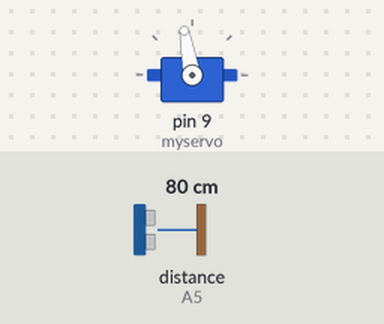
Recording of a sketch running on a simulated Arduino Uno, built with avr-gcc and run on an emulated ATmega328P. Parts: servo. Inputs (shaded band) come from the test bench; at power-on: distance to the obstacle (sensor on A5) 80 cm. The echo pulse lasts 58.3 µs per cm.

Above: at 3.9 s.
4.0 s: distance to the obstacle (sensor on A5) set to 43 cm
6.8 s: distance to the obstacle (sensor on A5) set to 37 cm
At 9.0 s:
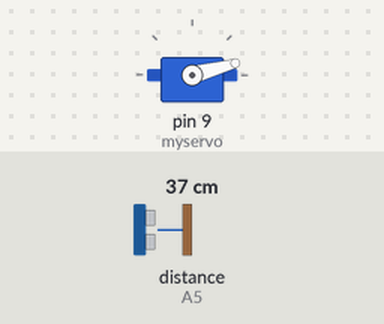
At 9.9 s:
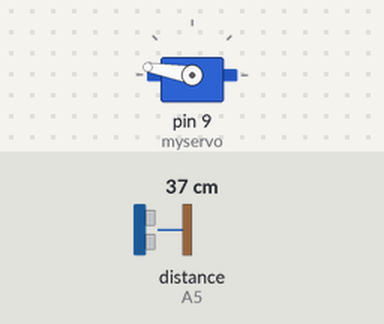
Timing chart, 0 to 15.8 s (numbered marks = the images above; inputs shaded):
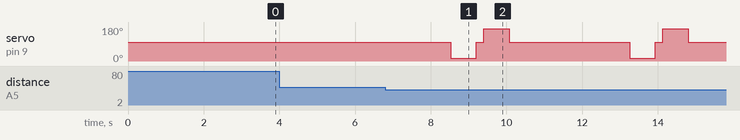

The sketch:

smart_car_version_2.0.ino
```cpp
#include <NewPing.h>
#include <Servo.h>
#define TRIG_PIN A4
#define ECHO_PIN A5
#define MAX_DISTANCE 200
NewPing sonar(TRIG_PIN, ECHO_PIN, MAX_DISTANCE);
Servo myservo;
boolean goesForward=false;
int distance = 100;
int speedSet = 0;
const int motorPin1 = 11;
const int motorPin2 = 10;
//Motor B
const int motorPin3 = 6;
const int motorPin4 = 5;
void setup() {
 myservo.attach(9);
 myservo.write(100);
 delay(2000);
 distance = readPing();
 delay(100);
 distance = readPing();
 delay(100);
 distance = readPing();
 delay(100);
 distance = readPing();
 delay(100);
}
void loop() {
int distanceR = 0;
int distanceL = 0;
delay(40);
if(distance<=40)
{
 moveStop();
 delay(100);
 moveBackward();
 delay(1274);
 moveStop();
 delay(200);
 distanceR = lookRight();
 delay(200);
 distanceL = lookLeft();
 delay(200);
 if(distanceR>=distanceL)
 {
 turnRight();
 delay(1000);
 moveStop();
 }else
 {
 turnLeft();
 delay(1000);
 moveStop();
 }
}else
{
 moveForward();
}
distance = readPing();
}
int lookRight()
{
 myservo.write(15);
 delay(500);
 int distance = readPing();
 delay(100);
 myservo.write(100);
 return distance;
}
int lookLeft()
{
 myservo.write(170);
 delay(500);
 int distance = readPing();
 delay(100);
 myservo.write(100);
 return distance;
 delay(100);
}
int readPing() {
 delay(70);
 int cm = sonar.ping_cm();
 if(cm==0)
 {
 cm = 250;
 }
 return cm;
}
void moveStop() {
 digitalWrite(motorPin1,LOW);
 digitalWrite(motorPin2, LOW);
digitalWrite(motorPin3, LOW);
 digitalWrite(motorPin4,LOW);
 }

void moveForward() {
 digitalWrite(motorPin1, HIGH);
 digitalWrite(motorPin2, LOW);
 digitalWrite(motorPin3, HIGH);
 digitalWrite(motorPin4, LOW);

}
void moveBackward() {

 digitalWrite(motorPin1, LOW);
 digitalWrite(motorPin2, HIGH);
 digitalWrite(motorPin3, LOW);
 digitalWrite(motorPin4, HIGH);

}
void turnRight() {
digitalWrite(motorPin1, HIGH);
 digitalWrite(motorPin2, LOW);
 digitalWrite(motorPin3, LOW);
 digitalWrite(motorPin4, HIGH);
 delay(300);
moveForward();

}
void turnLeft() {
 digitalWrite(motorPin1, LOW);
 digitalWrite(motorPin2, HIGH);
  digitalWrite(motorPin3, HIGH);
 digitalWrite(motorPin4, LOW);
 delay(300);
 moveForward();
}
```

Measured:
- the behaviour switches between 41 and 40 cm on distance to the obstacle (sensor on A5) (found by bisection; images 0 and 1)
- after the input at 4.0 s, every drawn part: stays the same
- after the input at 6.8 s, servo on pin 9 (myservo): 100° → 15° after 1.7 s, → 100° 0.67 s later, → 170° 0.20 s later, → 100° 0.67 s later, … (8 changes in this stretch)
